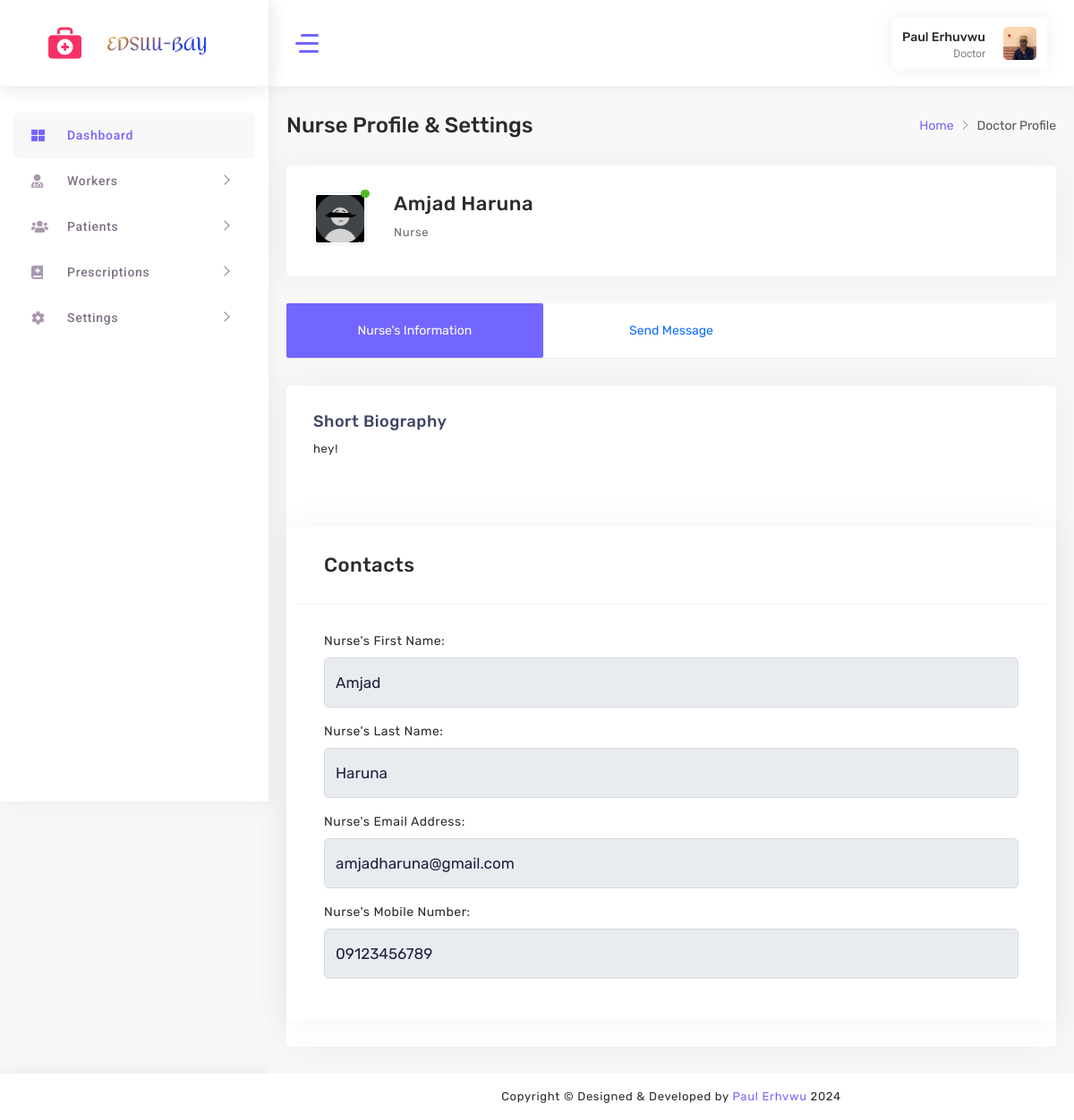
The app's page /doctor/worker/2 (signed in) with its own data.
### accounts/models.py (models this page shows, shortened)
class UserProfile(models.Model):
    USER_ROLES = (
        ('nurse', 'Nurse'),
        ('doctor', 'Doctor'),
    )
    user = models.OneToOneField(User, on_delete=models.CASCADE)
    email = models.EmailField(max_length=30)
    role = models.CharField(max_length=20, choices=USER_ROLES)
    phone_number = models.CharField(max_length=15)
    profile_picture = models.ImageField(upload_to='profile_pictures', blank=True, null=True)
    bio = models.TextField(blank=True, null=True)
    address = models.TextField(blank=True, null=True)
    birthday = models.DateField(blank=True, null=True)

class Worker(models.Model):
    user = models.OneToOneField(User, on_delete=models.CASCADE)
    mobile_number = models.CharField(max_length=15, unique=True)
    biography = models.TextField(null=True, blank=True)
    role = models.CharField(max_length=50)

### accounts/views.py (the view, shortened to what this page needs)
# urls.py: path("doctor/worker/<int:worker_id>", worker_profile, name='doc_profile'),
@login_required(login_url='/custom_login/')
@role_required('doctor')
def worker_profile(request, worker_id):
    worker = get_object_or_404(Worker, id=worker_id)
    return render(request, 'doctor/doctor-profile.html', {'worker': worker})

### accounts/views.py (called while the page is built)
def role_required(role):
    def decorator(view_func):
        @wraps(view_func)
        def _wrapped_view(request, *args, **kwargs):
            if request.user.is_authenticated:
                user_profile = UserProfile.objects.get(user=request.user)
                if user_profile.role == role:
                    return view_func(request, *args, **kwargs)
                else:
                    return redirect('error404')  # Update 'error404' with your actual URL name for the error page
            else:
                return redirect('login')
        return _wrapped_view
    return decorator

### accounts/templates/doctor/doctor-profile.html (shortened to what this page needs)
{% load static %}
<!DOCTYPE html>
<html lang="en">
<head>
    <link rel="stylesheet" href="{% static 'assets/main/css/fonts.css' %}">
    <link rel="stylesheet" href="{% static 'assets/main/css/style.css' %}">
</head>
</head>
<body>
    <div id="main-wrapper" class="show">
        <div class="nav-header">
            <div class="brand-logo">
                <a href="#"> <img class="logo-tabib" src="{% static 'assets/images/download.png' %}" alt=""></a>
                <a href="#"><img class="brand-title" src="{% static 'assets/images/logo.png' %}" alt=""></a>
            </div>
        </div>
        <aside class="left-panel nicescroll-box">
            <nav class="navigation">
                <ul class="list-unstyled main-menu">
                    <li class="has-submenu active">
                        <a href="{% url 'homedoc' %}">
                            <i class="fas fa-th-large"></i>
                            <span class="nav-label">Dashboard</span>
                        </a>
                    </li>
                    <li class="has-submenu">
                        <a href="javascript:void()" class="has-arrow mm-collapsed">
                            <i class="fas fa-user-md"></i>
                            <span class="nav-label">Workers</span>
                        </a>
                    </li>
                    <li class="has-submenu">
                        <a href="javascript:void()" class="has-arrow mm-collapsed">
                            <i class="fas fa-users"></i>
                            <span class="nav-label">Patients</span>
                        </a>
                    </li>
                    <li class="has-submenu">
                        <a href="javascript:void()" class="has-arrow mm-collapsed">
                            <i class="fas fa-book-medical"></i>
                            <span class="nav-label">Prescriptions</span>
                        </a>
                    </li>
                    <li class="has-submenu">
                        <a href="javascript:void()" class="has-arrow mm-collapsed">
                            <i class="fas fa-cog"></i>
                            <span class="nav-label">Settings</span>
                        </a>
                    </li>
                </ul>
            </nav>
        </aside>
        <div class="nav-header">
            <div class="brand-logo">
                <a href="#"> <img class="logo-tabib" src="{% static 'assets/images/download.png' %}" alt=""></a>
                <a href="#"><img class="brand-title" src="{% static 'assets/images/logo.png' %}" alt=""></a>
            </div>
        </div>
        <div class="header">
            <header class="top-head container-fluid">
                <div class="nav-control">
                    <div class="hamburger">
                        <span class="line"></span><span class="line"></span><span class="line"></span>
                    </div>
                </div>
                <div class="header-right">
                    <div class="my-account-wrapper widget-7">
                        <div class="account-wrapper">
                            <div class="account-control">
                                <a class="login header-profile" href="#" title="Sign in">
                                    <div class="header-info">
                                        <span style="text-transform: capitalize;">{{ user.get_full_name }}</span>
                                        <small>{{ user.userprofile.get_role_display }}</small>
                                    </div>
                                    <img src="{% if user.userprofile.profile_picture %}{{ user.userprofile.profile_picture.url }}{% else %}{% static 'assets/images/profile.jpg' %}{% endif %}" alt="Profile Picture">
                                </a>
                            </div>
                        </div>
                    </div>
                </div>
            </header>
        </div>
        <div class="content-body">
            <div class="warper container-fluid">
                <div class="main_container">
                    <div class="row page-titles mx-0">
                        <div class="col-sm-6 p-md-0">
                            <div class="welcome-text">
                                <h4 class="text-primary">{{ worker.role|capfirst }} Profile & Settings</h4>
                            </div>
                        </div>
                        <div class="col-sm-6 p-md-0 justify-content-sm-end mt-2 mt-sm-0 d-flex">
                            <ol class="breadcrumb">
                                <li class="breadcrumb-item"><a href="{% url 'homedoc' %}">Home</a></li>
                                <li class="breadcrumb-item active"><a href="#">Doctor Profile</a>
                                </li>
                            </ol>
                        </div>
                    </div>
                    <div class="row">
                        <div class="col-lg-12">
                            <div class="card">
                                <div class="card-body">
                                    <div class="d-flex justify-content-between doctor-info-details">
                                        <div class="d-flex left-content">
                                            <div class="media align-self-start">
                                                {% if worker.user.userprofile.profile_picture %}
                                                                <img alt="image" src="{{ worker.user.userprofile.profile_picture.url }}" class="img-fluid rounded-circle" width="60">
                                                                {% else %}
                                                                <img alt="image" src="{% static 'assets/images/profile.jpg' %}" class="img-fluid rounded-circle" width="60">
                                                                {% endif %}
                                                <div class="pulse-css"></div>
                                            </div>
                                            <div class="media-body">
                                                <h2 class="mb-2"><span style="text-transform: capitalize;">{{ worker.user.get_full_name }}</span></h2>
                                                <p class="mb-md-2 mb-sm-4 mb-2">{{ worker.role|capfirst }}</p>
                                            </div>
                                        </div>
                                    </div>
                                </div>
                            </div>
                        </div>
                    </div>
                    <div class="row">
                        <div class="col-lg-12">
                            <div class="doctor-info-content">
                                <ul class="nav nav-tabs" id="myTab" role="tablist">
                                    <li class="nav-item col-md-4" role="presentation">
                                        <button class="nav-link active" id="home-tab" data-bs-toggle="tab" data-bs-target="#home" type="button" role="tab" aria-controls="home" aria-selected="true">
                                            {{ worker.role|capfirst }}'s Information
                                        </button>
                                    </li>
                                    <li class="nav-item col-md-4" role="presentation">
                                        <button class="nav-link" id="contact-tab" data-bs-toggle="tab" data-bs-target="#contact" type="button" role="tab" aria-controls="contact" aria-selected="false">
                                            Send Message
                                        </button>
                                    </li>
                                </ul>
                                <div class="tab-content" id="myTabContent">
                                    <div class="tab-pane active" id="home" role="tabpanel" aria-labelledby="home-tab">
                                        <div class="card m-t-30">
                                            <div class="card-body">
                                                <h4 class="card-title">Short Biography</h4>
                                                {% if worker.biography %}
                                                <p>{{ worker.biography }}</p>
                                                 {% else %}
                                                <p>No biography available.</p>
                                                {% endif %}
                                            </div>
                                            <div class="row m-t-30 m-l-0 m-r-0">
                                                <div class="card">
                                                    <div class="card-header">
                                                        <h4 class="card-title">Contacts</h4>
                                                    </div>
                                                    <div class="card-body">
                                                        <div class="basic-form">
                                                            <form>
                                                                <div class="row">
                                                                    <div class="col-lg-12">
                                                                        <div class="form-group">
                                                                            <label for="fname">{{ worker.role|capfirst }}'s First Name:</label>
                                                                            <input type="text" class="form-control" placeholder="First Name" value="{{ worker.user.first_name }}" style="text-transform: capitalize;" readonly>
                                                                        </div>
                                                                        <div class="form-group">
                                                                            <label for="lname">{{ worker.role|capfirst }}'s Last Name:</label>
                                                                            <input type="text" class="form-control" placeholder="Last Name" value="{{ worker.user.last_name }}" style="text-transform: capitalize;" readonly>
                                                                        </div>
                                                                        <div class="form-group">
                                                                            <label for="email">{{ worker.role|capfirst }}'s Email Address:</label>
                                                                            <input type="email" class="form-control" placeholder="Email" value="{{ worker.user.email }}" readonly>
                                                                        </div>
                                                                        <div class="form-group">
                                                                            <label for="mno">{{ worker.role|capfirst }}'s Mobile Number:</label>
                                                                            <input type="text" class="form-control" placeholder="Mobile No." value="{{ worker.mobile_number }}" readonly>
                                                                        </div>
                                                                    </div>
                                                                </div>
                                                            </form>
                                                        </div>
                                                    </div>
                                                </div>
                                            </div>
                                        </div>
                                    </div>
                                </div>
                            </div>
                        </div>
                    </div>
                </div>
            </div>
        </div>
    </div>
    <div class="footer ">
        <div class="copyright ">
            <p class="mb-0">Copyright © Designed &amp; Developed by <a href="#" target="_blank">Paul Erhvwu</a> 2024
            </p>
        </div>
    </div>
</body>
</html>

### records on screen
Worker: role "Nurse", user.get_full_name "Amjad Haruna", biography "hey!", user.first_name "amjad", user.last_name "haruna", user.email "amjadharuna@gmail.com", mobile_number "09123456789"

### other values on screen
{{ user.get_full_name }} "Paul Erhuvwu"
{{ user.userprofile.get_role_display }} "Doctor"
